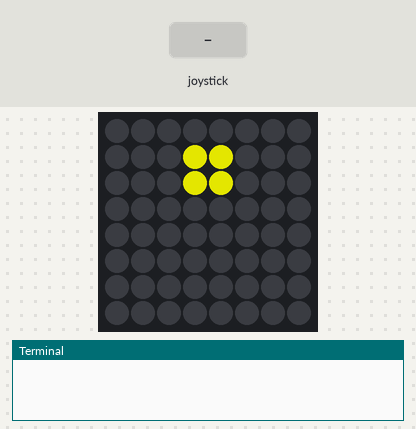
A program run on a simulated Raspberry Pi (BCM pin numbers) with a Sense HAT. Parts: the Sense HAT's 8×8 RGB LED matrix, the last lines printed to the terminal. Inputs (shaded band) come from the test bench. Dim RGB values are drawn brighter than linear; random numbers come from a fixed seed; the clock reads 2024-03-15 10:24:30 at power-on unless the program sets it.

Above: at 2.6 s.
2.7 s: joystick pushed left
At 4.8 s:
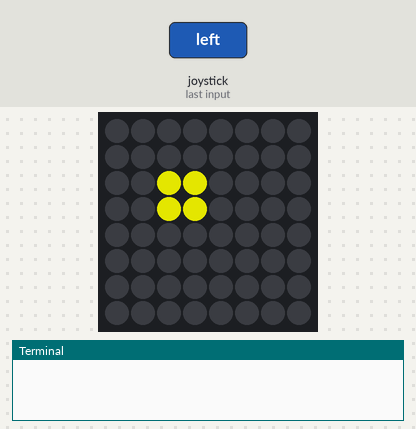
5.5 s: joystick pushed right
At 6.5 s:
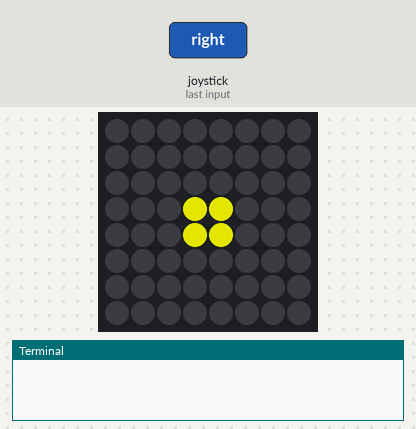
8.5 s: joystick pushed down
At 11.2 s:
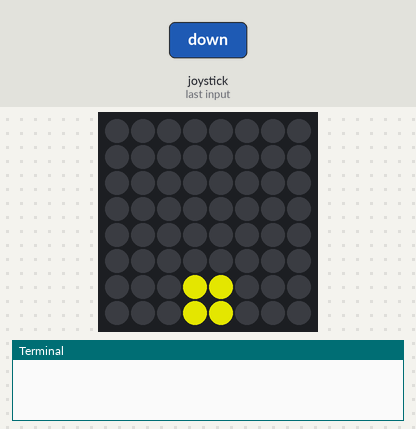
11.5 s: joystick pushed left
At 13.0 s:
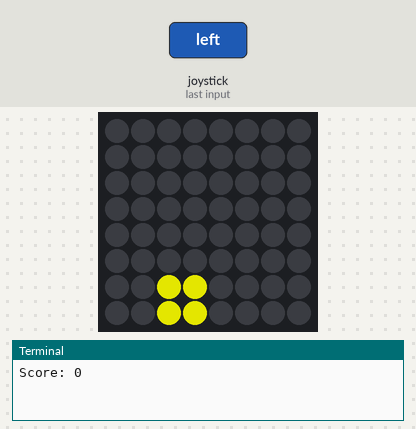
14.5 s: joystick pushed up
At 14.9 s:
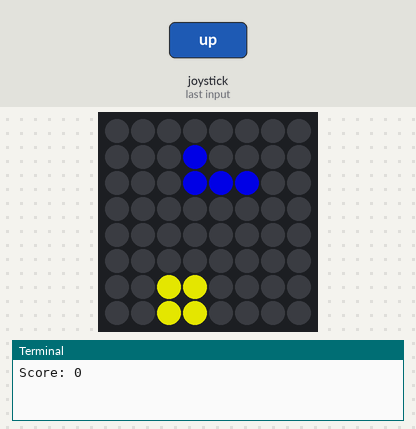
17.5 s: joystick pushed right
At 19.5 s:
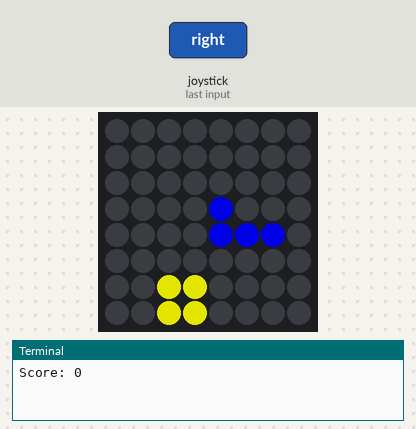
Timing chart, 0 to 21.0 s (numbered marks = the images above; inputs shaded):
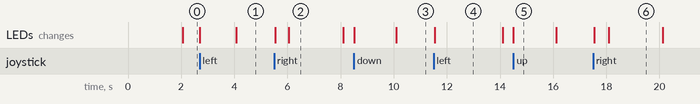

The program:

tetris.py
```python
#!/usr/bin/env python3
# ========================================================================
# tetris.py
#
# Description: Tetris on the Sense HAT.
#
# Author: Jim Ing
# Date: 2024-09-23
# ========================================================================

import time
import random
from copy import deepcopy
from config import sense

# Define Tetromino shapes (4x4 matrix for each)
TETROMINOS = {
    'I': [[1, 1, 1, 1]],
    'O': [[1, 1], [1, 1]],
    'T': [[0, 1, 0], [1, 1, 1]],
    'L': [[1, 0], [1, 0], [1, 1]],
    'J': [[0, 1], [0, 1], [1, 1]],
    'S': [[0, 1, 1], [1, 1, 0]],
    'Z': [[1, 1, 0], [0, 1, 1]]
}

# Board size (8x8 grid)
WIDTH, HEIGHT = 8, 8

# Tetromino colors
COLORS = {
    'I': (0, 255, 255),  # Cyan
    'O': (255, 255, 0),  # Yellow
    'T': (128, 0, 128),  # Purple
    'L': (255, 165, 0),  # Orange
    'J': (0, 0, 255),    # Blue
    'S': (0, 255, 0),    # Green
    'Z': (255, 0, 0),    # Red
}

# Initialize game board
board = [[None] * WIDTH for _ in range(HEIGHT)]

# Initialize score
score = 0

# Check if tetromino fits in the grid
def check_collision(shape, offset):
    x_off, y_off = offset
    for y, row in enumerate(shape):
        for x, cell in enumerate(row):
            if cell:
                if (x + x_off >= WIDTH or x + x_off < 0 or
                        y + y_off >= HEIGHT or board[y + y_off][x + x_off]):
                    return True
    return False

# Add tetromino to the board
def merge_tetromino(shape, offset, tetromino_type):
    x_off, y_off = offset
    for y, row in enumerate(shape):
        for x, cell in enumerate(row):
            if cell:
                board[y + y_off][x + x_off] = tetromino_type

# Remove tetromino from board (before moving)
def remove_tetromino(shape, offset):
    x_off, y_off = offset
    for y, row in enumerate(shape):
        for x, cell in enumerate(row):
            if cell:
                board[y + y_off][x + x_off] = None

# Rotate tetromino (90 degrees clockwise)
def rotate_tetromino(shape):
    return [list(reversed(col)) for col in zip(*shape)]

# Draw only changes in the board
def draw_board():
    for y, row in enumerate(board):
        for x, cell in enumerate(row):
            if cell:
                sense.set_pixel(x, y, COLORS[cell])  # Use tetromino name for color
            else:
                sense.set_pixel(x, y, (0, 0, 0))  # Empty space

# Clear full lines
def clear_lines():
    global score
    lines_cleared = 0
    new_board = [row for row in board if any(cell is None for cell in row)]  # Keep only rows with empty cells
    lines_cleared = HEIGHT - len(new_board)

    # If any lines were cleared, add empty rows on top
    if lines_cleared > 0:
        new_board = [[None] * WIDTH for _ in range(lines_cleared)] + new_board
        for y in range(HEIGHT):
            board[y] = new_board[y]

        # Update the score based on lines cleared
        if lines_cleared == 1:
            score += 100
        elif lines_cleared == 2:
            score += 300
        elif lines_cleared == 3:
            score += 500
        elif lines_cleared == 4:
            score += 800

    print(f"Score: {score}")  # Print the updated score

# Game over check
def check_game_over():
    return any(board[0])

# Main game loop
def tetris_game():
    current_tetromino = random.choice(list(TETROMINOS.keys()))
    current_shape = deepcopy(TETROMINOS[current_tetromino])
    current_offset = [3, 0]  # Start near the top-middle of the grid

    speed = 2.0  # Falling speed (adjustable)
    drop_time = time.time()

    while True:
        # Check if it's time to drop the tetromino
        if time.time() - drop_time > speed:
            remove_tetromino(current_shape, current_offset)
            current_offset[1] += 1  # Move down
            if check_collision(current_shape, current_offset):
                current_offset[1] -= 1  # Revert move if collision
                merge_tetromino(current_shape, current_offset, current_tetromino)
                clear_lines()  # Check for cleared lines
                if check_game_over():
                    sense.show_message("Game Over", text_colour=(255, 0, 0))
                    break
                # Spawn new tetromino
                current_tetromino = random.choice(list(TETROMINOS.keys()))
                current_shape = deepcopy(TETROMINOS[current_tetromino])
                current_offset = [3, 0]
            else:
                merge_tetromino(current_shape, current_offset, current_tetromino)
            drop_time = time.time()

        # Joystick controls
        for event in sense.stick.get_events():
            if event.action == "pressed":
                remove_tetromino(current_shape, current_offset)
                if event.direction == "left":
                    current_offset[0] -= 1  # Move left
                    if check_collision(current_shape, current_offset):
                        current_offset[0] += 1  # Revert if collision
                elif event.direction == "right":
                    current_offset[0] += 1  # Move right
                    if check_collision(current_shape, current_offset):
                        current_offset[0] -= 1  # Revert if collision
                elif event.direction == "down":
                    current_offset[1] += 1  # Move down faster
                    if check_collision(current_shape, current_offset):
                        current_offset[1] -= 1  # Revert if collision
                elif event.direction == "up":
                    rotated_shape = rotate_tetromino(current_shape)
                    if not check_collision(rotated_shape, current_offset):
                        current_shape = rotated_shape  # Rotate if no collision
                merge_tetromino(current_shape, current_offset, current_tetromino)

        draw_board()  # Only update the board if there's a change

# Run the game
tetris_game()
```

config.py
```python
#!/usr/bin/env python3
# ========================================================================
# config.py
#
# Description: Global configuration.
#
# Author: Jim Ing
# Date: 2024-08-29
# ========================================================================

from sense_hat import SenseHat
#from sense_hat import SenseHat, ACTION_PRESSED, ACTION_HELD, ACTION_RELEASED

sense = SenseHat()

sense.rotation = 0
sense.low_light = True
```

Measured:
- what the display in image 2 shows lasts 2.0 s, from 6.1 s to 8.1 s
- what the display in image 4 shows lasts 2.6 s, from 11.5 s to 14.1 s
- what the display in image 5 shows lasts 1.6 s, from 14.5 s to 16.1 s
